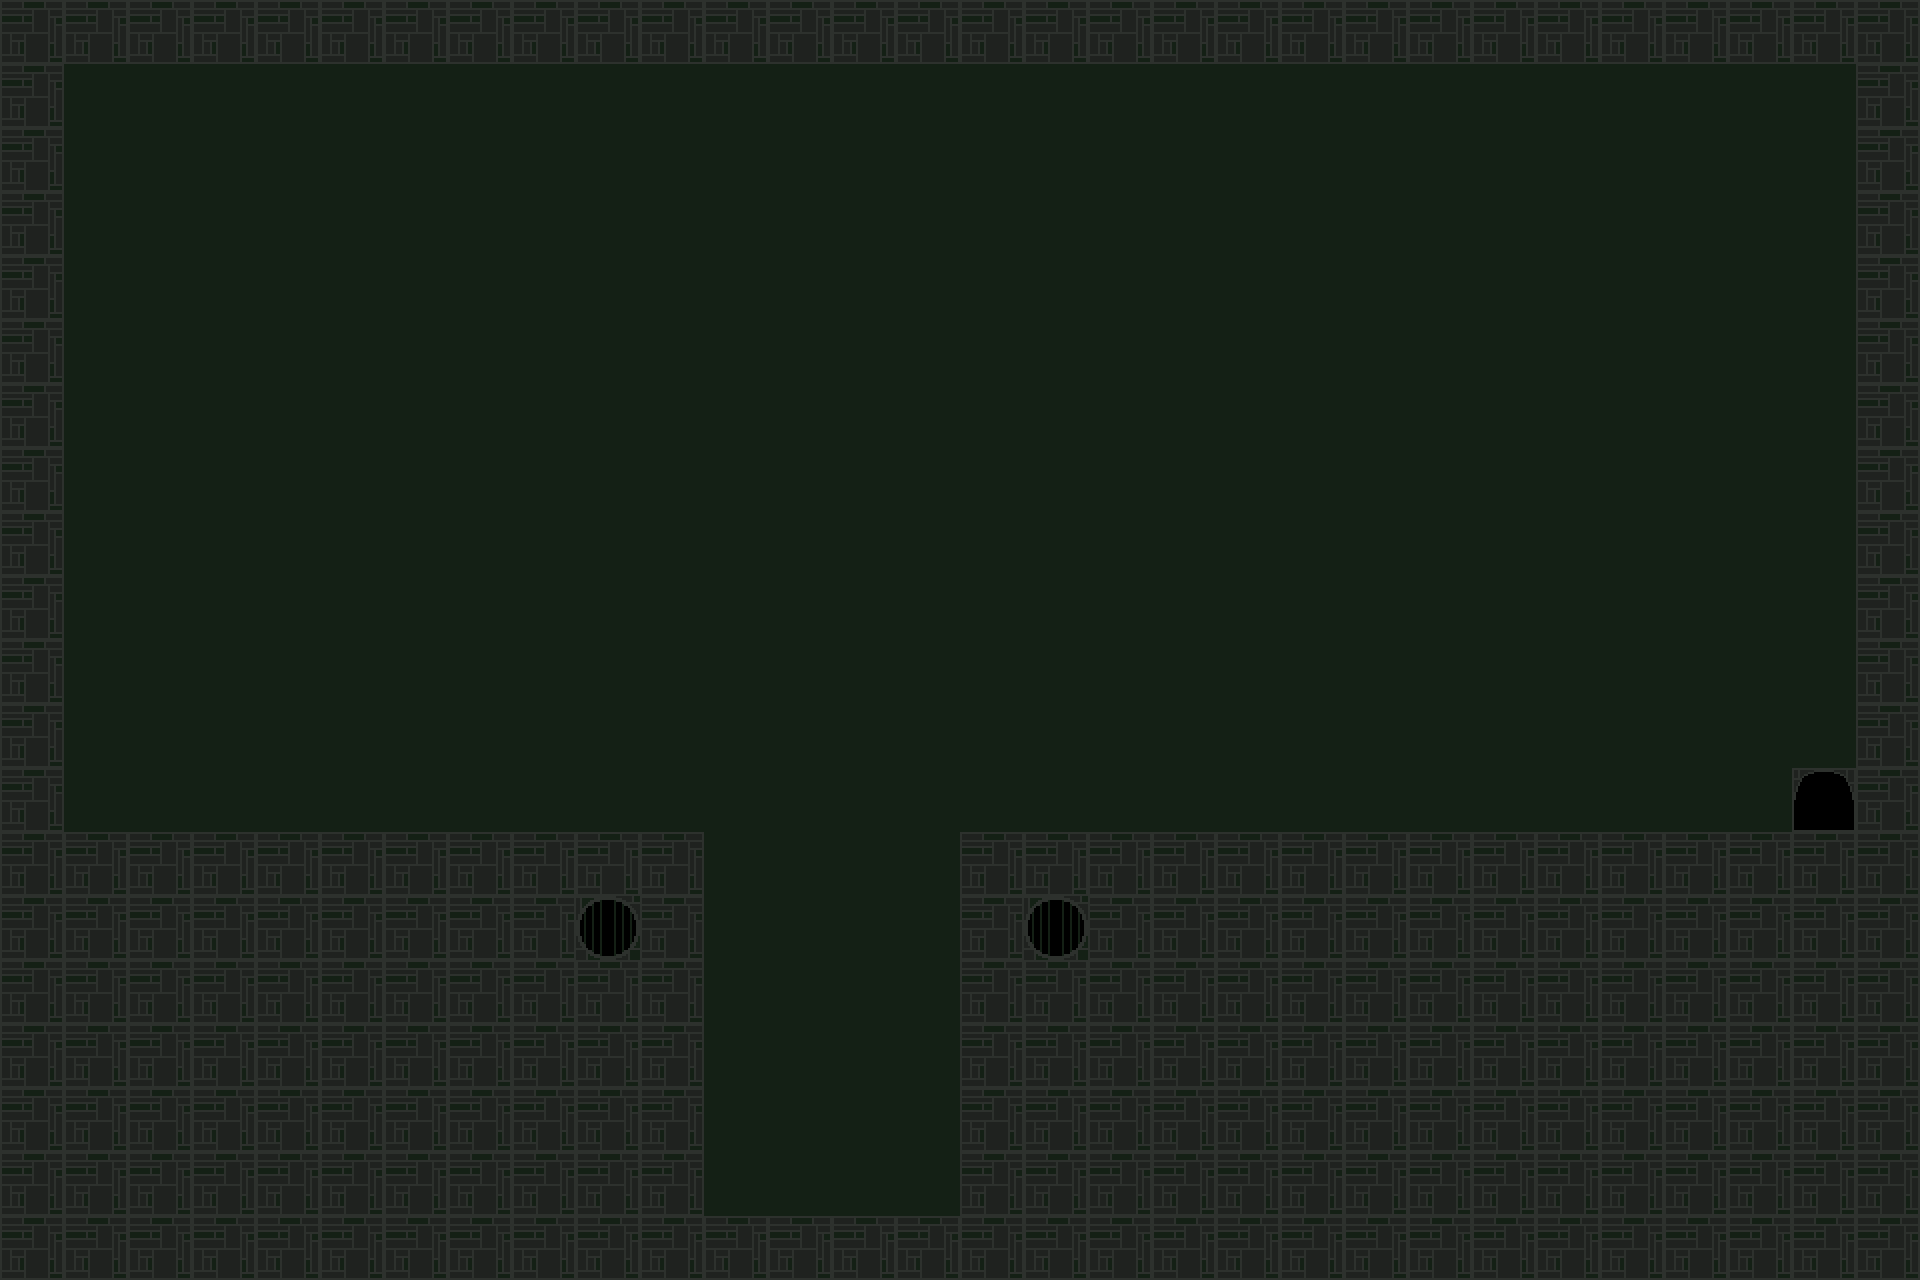

The image is a tile-based game level rendered from a .tmx file. Its description and source (layers, tilesets, objects; grid data summarised) follow:
An orthogonal 30x20 tile map with 64x64 px tiles, 1 tile layer (Tile Layer 3).

<map version="1.10" tiledversion="1.10.2" orientation="orthogonal" renderorder="right-down" width="30" height="20" tilewidth="64" tileheight="64" infinite="0" nextlayerid="4" nextobjectid="1">
 <tileset firstgid="1" name="tilemap" tilewidth="64" tileheight="64" tilecount="10" columns="10">
  <image source="tilemap.png" width="640" height="64" />
 </tileset>
 <layer id="3" name="Tile Layer 3" width="30" height="20">
  <data>[600 cells, 600 non-empty, 4 distinct tile ids]</data>
 </layer>
</map>
